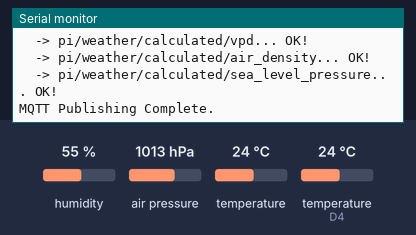
Simulated run of this sketch. Board: ESP8266 (NodeMCU). On the bench: the last lines printed to the serial monitor. The test bench sets the inputs (shaded band); at power-on: humidity 55 %, air pressure 1013 hPa, temperature 24 °C, temperature (sensor on D4) 24 °C. WiFi joins after 1.5 s; servers stay silent unless stated; no MQTT or app messages arrive unless stated.

Above: at 2.7 s.
2.8 s: humidity set to 22 %
At 8.14 s:
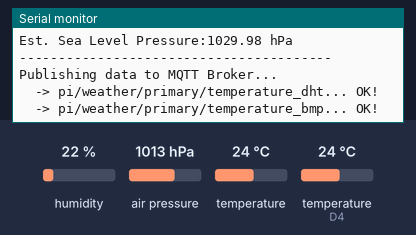
9.5 s: air pressure set to 952 hPa
At 14.18 s:
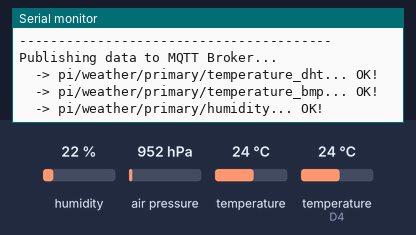
16.2 s: temperature (sensor 0) set to 12 °C
At 20.4 s:
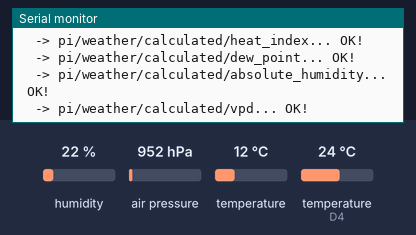
22.9 s: temperature (sensor on D4) set to 12 °C
At 26.03 s:
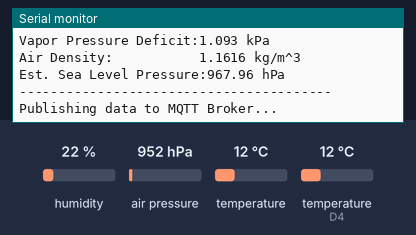
29.6 s: humidity set to 40 %
At 32.29 s:
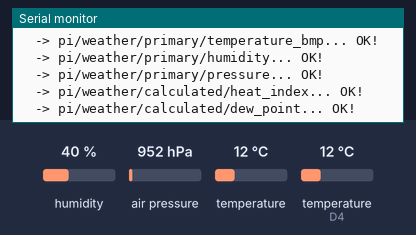
36.3 s: air pressure set to 975 hPa
At 38.34 s:
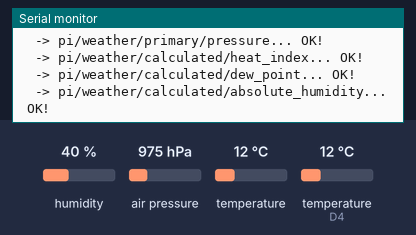
Timing chart, 0 to 39.8 s (numbered marks = the images above; inputs shaded):
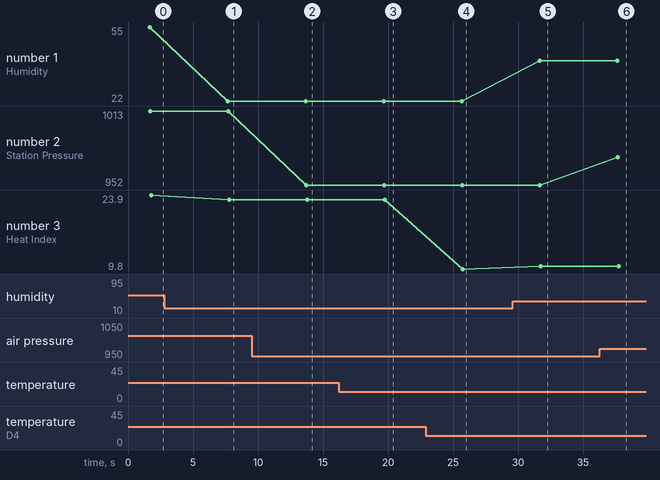

The sketch:

IoT_Weather_Station_with_MQTT_Publishing.ino
```cpp
// --- Libraries ---
#include <ESP8266WiFi.h>
#include <Wire.h>
#include <Adafruit_BMP280.h>
#include "DHT.h"
#include <math.h>
#include "Adafruit_MQTT.h"
#include "Adafruit_MQTT_Client.h"

// =================================================================
// ACTION: CONFIGURE YOUR SETTINGS HERE
// =================================================================

// --- WiFi Configuration ---
const char* WIFI_SSID = "8501A - 2";
const char* WIFI_PASSWORD = "";

// --- MQTT Broker Configuration ---
const char* MQTT_BROKER_HOST = "10.10.42.92"; // Or hostname
const int   MQTT_BROKER_PORT = 1884;
const char* MQTT_USERNAME = "acm_iot"; // Your MQTT username
const char* MQTT_PASSWORD = "iot"; // Your MQTT password

// --- MQTT Topics ---
// Base topic for all publications.
#define MQTT_BASE_TOPIC "pi/weather"

// --- Location Configuration ---
// Set your location's altitude in meters for accurate Sea Level Pressure.
// An estimate for the Krishnan Kovil area is used here.
#define ALTITUDE_METERS 140.0

// =================================================================
// SENSOR & CLIENT OBJECTS
// =================================================================

// --- Sensor Objects ---
Adafruit_BMP280 bmp;
#define DHTPIN D4
#define DHTTYPE DHT11
DHT dht(DHTPIN, DHTTYPE);

// --- WiFi & MQTT Client Objects (Adafruit MQTT Version) ---
WiFiClient espClient;
Adafruit_MQTT_Client mqtt(&espClient, MQTT_BROKER_HOST, MQTT_BROKER_PORT, MQTT_USERNAME, MQTT_PASSWORD);

// --- MQTT Publisher Objects ---
// Create an Adafruit_MQTT_Publish object for each piece of data you want to send.
Adafruit_MQTT_Publish pub_temp_dht = Adafruit_MQTT_Publish(&mqtt, MQTT_BASE_TOPIC "/primary/temperature_dht");
Adafruit_MQTT_Publish pub_temp_bmp = Adafruit_MQTT_Publish(&mqtt, MQTT_BASE_TOPIC "/primary/temperature_bmp");
Adafruit_MQTT_Publish pub_humidity = Adafruit_MQTT_Publish(&mqtt, MQTT_BASE_TOPIC "/primary/humidity");
Adafruit_MQTT_Publish pub_pressure = Adafruit_MQTT_Publish(&mqtt, MQTT_BASE_TOPIC "/primary/pressure");
Adafruit_MQTT_Publish pub_heat_index = Adafruit_MQTT_Publish(&mqtt, MQTT_BASE_TOPIC "/calculated/heat_index");
Adafruit_MQTT_Publish pub_dew_point = Adafruit_MQTT_Publish(&mqtt, MQTT_BASE_TOPIC "/calculated/dew_point");
Adafruit_MQTT_Publish pub_abs_humidity = Adafruit_MQTT_Publish(&mqtt, MQTT_BASE_TOPIC "/calculated/absolute_humidity");
Adafruit_MQTT_Publish pub_vpd = Adafruit_MQTT_Publish(&mqtt, MQTT_BASE_TOPIC "/calculated/vpd");
Adafruit_MQTT_Publish pub_air_density = Adafruit_MQTT_Publish(&mqtt, MQTT_BASE_TOPIC "/calculated/air_density");
Adafruit_MQTT_Publish pub_sea_level_pressure = Adafruit_MQTT_Publish(&mqtt, MQTT_BASE_TOPIC "/calculated/sea_level_pressure");


// --- Global variables to hold all sensor & calculated data ---
float humidity = 0.0, tempC_dht = 0.0, tempC_bmp = 0.0;
float station_pressure_pa = 0.0, heatIndex = 0.0, dewPoint = 0.0;
float absoluteHumidity = 0.0, vpd = 0.0, airDensity = 0.0, seaLevelPressure = 0.0;

// =================================================================
// SETUP: Runs once on boot
// =================================================================
void setup() {
  Serial.begin(9600);
  while (!Serial);

  Serial.println("Weather Station - Booting up...");

  initSensors();
  setup_wifi();
  // MQTT Client is configured in its constructor, no setServer needed.
}

// =================================================================
// LOOP: Runs continuously
// =================================================================
void loop() {
  // Ensure we are connected to the MQTT broker
  MQTT_connect();

  // The Adafruit library uses a different method for keeping the connection alive
  // and processing messages. This is now handled within the MQTT_connect function
  // and during publish calls, so a constant mqtt.loop() isn't strictly necessary
  // unless you are also subscribing to topics.

  // Step 1: Read sensors and perform all calculations
  updateSensorData();

  // Step 2: Print all the data to the Serial Monitor (for debugging)
  printDataToSerial();

  // Step 3: Publish all the data to MQTT
  publishMqttData();

  // Step 4: Wait for 5 seconds before the next reading
  delay(5000);
}

// =================================================================
// INITIALIZATION FUNCTIONS
// =================================================================

void initSensors() {
  // Initialize BMP280 Sensor
  if (!bmp.begin(0x76)) {
    Serial.println("Could not find a valid BMP280 sensor! Check wiring or I2C address.");
    while (1) delay(10);
  }

  // Initialize DHT11 Sensor
  dht.begin();
  Serial.println("Sensors Initialized.");
}

void setup_wifi() {
  delay(10);
  Serial.println();
  Serial.print("Connecting to WiFi: ");
  Serial.println(WIFI_SSID);

  WiFi.begin(WIFI_SSID, WIFI_PASSWORD);

  while (WiFi.status() != WL_CONNECTED) {
    delay(500);
    Serial.print(".");
  }

  Serial.println("");
  Serial.println("WiFi connected!");
  Serial.print("IP address: ");
  Serial.println(WiFi.localIP());
}

// =================================================================
// MQTT FUNCTIONS (Adafruit MQTT Version)
// =================================================================

void MQTT_connect() {
  int8_t ret;

  // Stop if already connected.
  if (mqtt.connected()) {
    return;
  }

  Serial.print("Connecting to MQTT... ");

  uint8_t retries = 3;
  while ((ret = mqtt.connect()) != 0) { // connect will return 0 for success
       Serial.println(mqtt.connectErrorString(ret));
       Serial.println("Retrying MQTT connection in 5 seconds...");
       mqtt.disconnect();
       delay(5000);  // wait 5 seconds
       retries--;
       if (retries == 0) {
         // basically die and wait for WDT to reset me
         while (1);
       }
  }
  Serial.println("MQTT Connected!");
}

// Helper function to publish a float value. Returns true on success.
bool publishFloat(Adafruit_MQTT_Publish &publisher, float value) {
  char payload[10];
  // Convert float to string (4 width, 2 precision) for publishing
  dtostrf(value, 4, 2, payload);
  return publisher.publish(payload);
}

void publishMqttData() {
  Serial.println("\nPublishing data to MQTT Broker...");

  // This is a C++ preprocessor macro. It helps reduce repetitive code.
  // It creates a block of code for logging and publishing each value.
  #define MQTT_PUBLISH(pub_object, value, topic_suffix) \
    Serial.print("  -> " MQTT_BASE_TOPIC topic_suffix "..."); \
    if (publishFloat(pub_object, value)) { \
      Serial.println(" OK!"); \
    } else { \
      Serial.println(" FAILED!"); \
    }

  // Publish Primary Sensor Readings using the macro
  MQTT_PUBLISH(pub_temp_dht, tempC_dht, "/primary/temperature_dht");
  MQTT_PUBLISH(pub_temp_bmp, tempC_bmp, "/primary/temperature_bmp");
  MQTT_PUBLISH(pub_humidity, humidity, "/primary/humidity");
  MQTT_PUBLISH(pub_pressure, station_pressure_pa / 100.0, "/primary/pressure");

  // Publish Calculated Values using the macro
  MQTT_PUBLISH(pub_heat_index, heatIndex, "/calculated/heat_index");
  MQTT_PUBLISH(pub_dew_point, dewPoint, "/calculated/dew_point");
  MQTT_PUBLISH(pub_abs_humidity, absoluteHumidity, "/calculated/absolute_humidity");
  MQTT_PUBLISH(pub_vpd, vpd, "/calculated/vpd");
  MQTT_PUBLISH(pub_air_density, airDensity, "/calculated/air_density");
  MQTT_PUBLISH(pub_sea_level_pressure, seaLevelPressure, "/calculated/sea_level_pressure");

  Serial.println("MQTT Publishing Complete.");

  // Undefine the macro to keep its scope local to this function
  #undef MQTT_PUBLISH
}


// =================================================================
// SENSOR & DATA FUNCTIONS (from original code)
// =================================================================

void updateSensorData() {
  float newHum = dht.readHumidity();
  float newTemp = dht.readTemperature();

  if (isnan(newHum) || isnan(newTemp)) {
    Serial.println("Failed to read from DHT sensor! Retaining old values.");
    return;
  }

  humidity = newHum;
  tempC_dht = newTemp;
  tempC_bmp = bmp.readTemperature();
  station_pressure_pa = bmp.readPressure();

  // Calculations
  double saturationVaporPressure = 611.2 * exp((17.67 * tempC_dht) / (tempC_dht + 243.5));
  double actualVaporPressure = saturationVaporPressure * (humidity / 100.0);

  heatIndex = dht.computeHeatIndex(tempC_dht, humidity, false);
  dewPoint = 243.04 * (log(humidity / 100.0) + ((17.625 * tempC_dht) / (243.04 + tempC_dht))) / (17.625 - log(humidity / 100.0) - ((17.625 * tempC_dht) / (243.04 + tempC_dht)));
  absoluteHumidity = (actualVaporPressure * 1000.0) / (461.5 * (tempC_dht + 273.15));
  vpd = (saturationVaporPressure - actualVaporPressure) / 1000.0;

  double dryAirPressure = station_pressure_pa - actualVaporPressure;
  airDensity = (dryAirPressure / (287.058 * (tempC_dht + 273.15))) + (actualVaporPressure / (461.495 * (tempC_dht + 273.15)));
  seaLevelPressure = (station_pressure_pa / pow(1.0 - (ALTITUDE_METERS / 44330.0), 5.255)) / 100.0;
}

void printDataToSerial() {
  Serial.println("\n--- Serial Monitor Output ---");
  Serial.println("--- Primary Sensor Readings ---");
  Serial.print("Temperature (DHT11):   "); Serial.print(tempC_dht, 1); Serial.println(" C");
  Serial.print("Temperature (BMP280):  "); Serial.print(tempC_bmp, 1); Serial.println(" C");
  Serial.print("Humidity:              "); Serial.print(humidity, 1); Serial.println(" %");
  Serial.print("Station Pressure:      "); Serial.print(station_pressure_pa / 100.0, 2); Serial.println(" hPa");

  Serial.println("\n--- Calculated Values ---");
  Serial.print("Heat Index:            "); Serial.print(heatIndex, 1); Serial.println(" C");
  Serial.print("Dew Point:             "); Serial.print(dewPoint, 1); Serial.println(" C");
  Serial.print("Absolute Humidity:     "); Serial.print(absoluteHumidity, 2); Serial.println(" g/m^3");
  Serial.print("Vapor Pressure Deficit:"); Serial.print(vpd, 3); Serial.println(" kPa");
  Serial.print("Air Density:           "); Serial.print(airDensity, 4); Serial.println(" kg/m^3");
  Serial.print("Est. Sea Level Pressure:"); Serial.print(seaLevelPressure, 2); Serial.println(" hPa");
  Serial.println("----------------------------------------\n");
}
```

Measured:
- after the input at 2.8 s, the serial monitor: prints a new line after 4.9 s (image 1)
- after the input at 9.5 s, the serial monitor: prints a new line after 4.2 s (image 2)
- after the input at 16.2 s, the serial monitor: prints a new line after 3.4 s (image 3)
- after the input at 22.9 s, the serial monitor: prints a new line after 2.7 s (image 4)
- after the input at 29.6 s, the serial monitor: prints a new line after 2.1 s (image 5)
- after the input at 36.3 s, the serial monitor: prints a new line after 1.4 s (image 6)
- plotted number 1: 55 → 22 after the input at 2.8 s, 22 → 40 after the input at 29.6 s
- plotted number 2: 1013 → 952 after the input at 9.5 s, 952 → 975 after the input at 36.3 s
